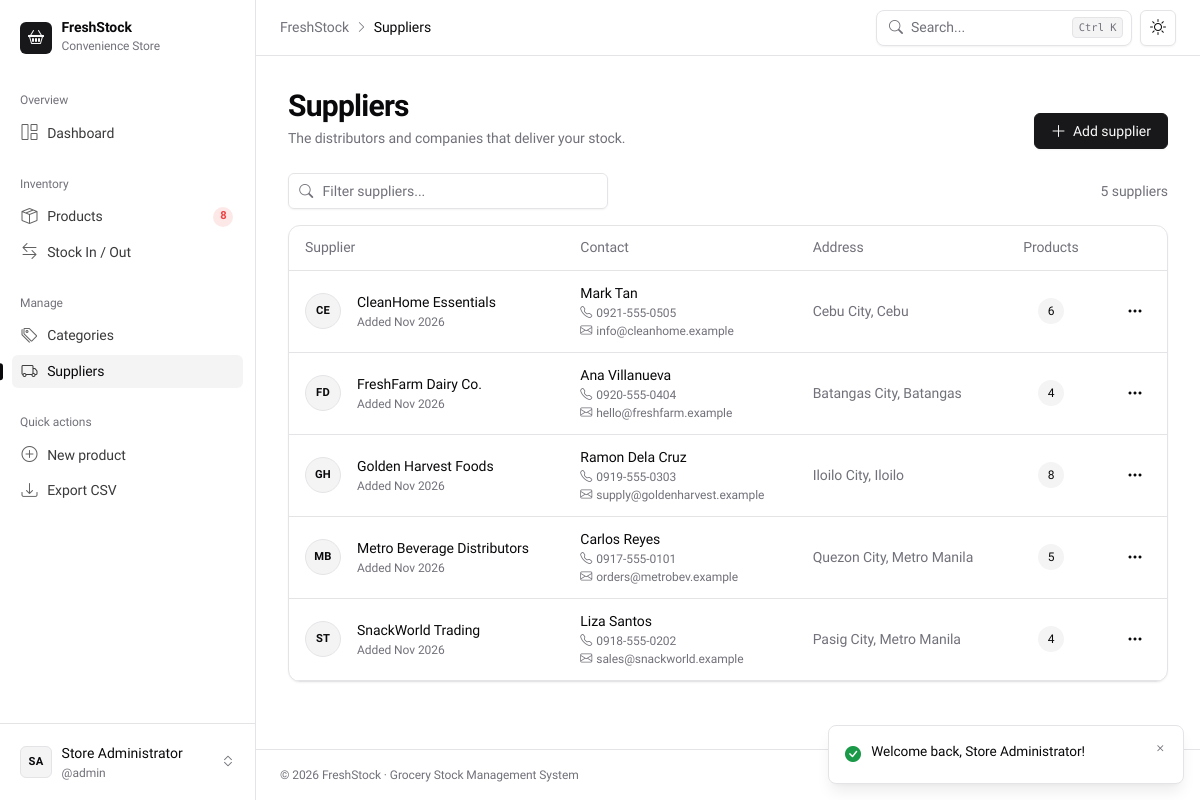
Page /suppliers.php (signed in) on the committed database.
### tables this page shows
CREATE TABLE `suppliers` (
  `id`             INT UNSIGNED NOT NULL AUTO_INCREMENT,
  `name`           VARCHAR(120) NOT NULL,
  `contact_person` VARCHAR(100) DEFAULT NULL,
  `phone`          VARCHAR(30)  DEFAULT NULL,
  `email`          VARCHAR(120) DEFAULT NULL,
  `address`        VARCHAR(255) DEFAULT NULL,
  `created_at`     TIMESTAMP    NOT NULL DEFAULT CURRENT_TIMESTAMP,
  PRIMARY KEY (`id`)
);

### includes/functions.php (called while the page is built, shortened)
<?php
function e($value): string
{
    return htmlspecialchars((string) ($value ?? ''), ENT_QUOTES, 'UTF-8');
}
function nice_date(?string $date, string $format = 'M d, Y'): string
{
    return $date ? date($format, strtotime($date)) : '—';
}

### suppliers.php (the view, shortened to what this page needs)
<?php
require_once __DIR__ . '/includes/auth.php';
$suppliers = $conn->query("
    SELECT s.*, COUNT(p.id) AS product_count
    FROM suppliers s
    LEFT JOIN products p ON p.supplier_id = s.id
    GROUP BY s.id
    ORDER BY s.name
")->fetch_all(MYSQLI_ASSOC);
require __DIR__ . '/includes/header.php';
?>
<div class="page-head d-flex flex-wrap justify-content-between align-items-end gap-3 mb-4">
    <div>
        <h1>Suppliers</h1>
        <p>The distributors and companies that deliver your stock.</p>
    </div>
    <button class="btn btn-primary" data-bs-toggle="modal" data-bs-target="#supplierModal" data-mode="create">
        <i class="bi bi-plus-lg"></i> Add supplier
    </button>
</div>
<div class="d-flex flex-wrap justify-content-between align-items-center gap-2 mb-3">
    <div class="input-icon" style="width:20rem;max-width:100%">
        <i class="bi bi-search"></i>
        <input type="search" class="form-control" placeholder="Filter suppliers..." data-table-filter="#supplierTable" aria-label="Filter suppliers">
    </div>
    <span class="text-sm text-muted-fg"><?= count($suppliers) ?> supplier<?= count($suppliers) === 1 ? '' : 's' ?></span>
</div>
<div class="table-card">
    <div class="table-responsive">
        <table class="table table-hover animate-rows" id="supplierTable">
            <thead>
            <tr>
                <th>Supplier</th>
                <th>Contact</th>
                <th class="d-none d-lg-table-cell">Address</th>
                <th class="text-center">Products</th>
                <th><span class="visually-hidden">Actions</span></th>
            </tr>
            </thead>
            <tbody>
            <?php foreach ($suppliers as $s):
                $words = preg_split('/\s+/', $s['name']);
                $ini = strtoupper(substr($words[0], 0, 1) . substr($words[1] ?? '', 0, 1)); ?>
                <tr>
                    <td>
                        <div class="d-flex align-items-center gap-3">
                            <span class="s-avatar round"><?= e($ini) ?></span>
                            <div class="min-w-0">
                                <div class="fw-medium"><?= e($s['name']) ?></div>
                                <div class="text-xs text-muted-fg">Added <?= nice_date($s['created_at'], 'M Y') ?></div>
                            </div>
                        </div>
                    </td>
                    <td>
                        <div class="fw-medium"><?= e($s['contact_person'] ?: '—') ?></div>
                        <div class="text-xs text-muted-fg d-flex flex-column">
                            <?php if ($s['phone']): ?><a href="tel:<?= e($s['phone']) ?>" class="text-muted-fg"><i class="bi bi-telephone me-1"></i><?= e($s['phone']) ?></a><?php endif; ?>
                            <?php if ($s['email']): ?><a href="mailto:<?= e($s['email']) ?>" class="text-muted-fg"><i class="bi bi-envelope me-1"></i><?= e($s['email']) ?></a><?php endif; ?>
                        </div>
                    </td>
                    <td class="d-none d-lg-table-cell text-muted-fg"><?= e($s['address'] ?: '—') ?></td>
                    <td class="text-center">
                        <a href="products.php?supplier=<?= $s['id'] ?>" class="s-badge s-badge-secondary" data-bs-toggle="tooltip" title="View products"><?= (int) $s['product_count'] ?></a>
                    </td>
                    <td class="text-end">
                        <div class="dropdown">
                            <button class="btn btn-ghost btn-icon btn-sm" data-bs-toggle="dropdown" data-bs-popper-config='{"strategy":"fixed"}' aria-expanded="false" aria-label="Actions for <?= e($s['name']) ?>">
                                <i class="bi bi-three-dots"></i>
                            </button>
                        </div>
                    </td>
                </tr>
            <?php endforeach; ?>
            </tbody>
        </table>
    </div>
</div>
<?php
require __DIR__ . '/includes/footer.php';

### rows in the picture
suppliers: name "CE", name "CleanHome Essentials", created_at "Nov 2026", contact_person "Mark Tan", phone "0921-555-0505", email "info@cleanhome.example", address "Cebu City, Cebu", product_count "6"
suppliers: name "FD", name "FreshFarm Dairy Co.", created_at "Nov 2026", contact_person "Ana Villanueva", phone "0920-555-0404", email "hello@freshfarm.example", address "Batangas City, Batangas", product_count "4"
suppliers: name "GH", name "Golden Harvest Foods", created_at "Nov 2026", contact_person "Ramon Dela Cruz", phone "0919-555-0303", email "supply@goldenharvest.example", address "Iloilo City, Iloilo", product_count "8"
suppliers: name "MB", name "Metro Beverage Distributors", created_at "Nov 2026", contact_person "Carlos Reyes", phone "0917-555-0101", email "orders@metrobev.example", address "Quezon City, Metro Manila", product_count "5"
suppliers: name "ST", name "SnackWorld Trading", created_at "Nov 2026", contact_person "Liza Santos", phone "0918-555-0202", email "sales@snackworld.example", address "Pasig City, Metro Manila", product_count "4"

### other values in the picture
$group "Overview"
$label "Dashboard"
$group "Inventory"
$label "Products"
$count "8"
$label "Stock In / Out"
$group "Manage"
$label "Categories"
$label "Suppliers"
$initials "SA"
$fullName "Store Administrator"
$_SESSION['username'] "admin"
$pageTitle "Suppliers"
$f['message'] "Welcome back, Store Administrator!"
count($suppliers) "5"
